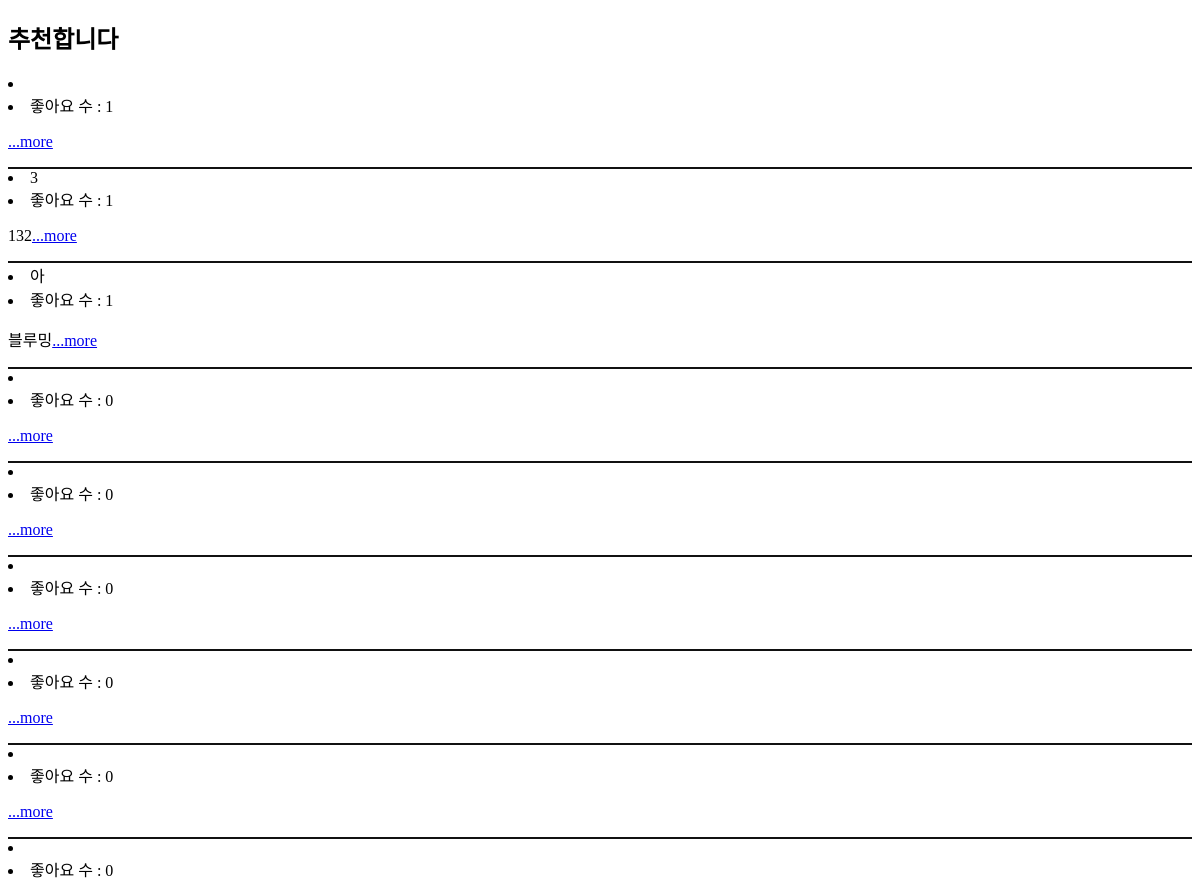
/recommend/ (upper part), run on an earlier commit of the app's database.
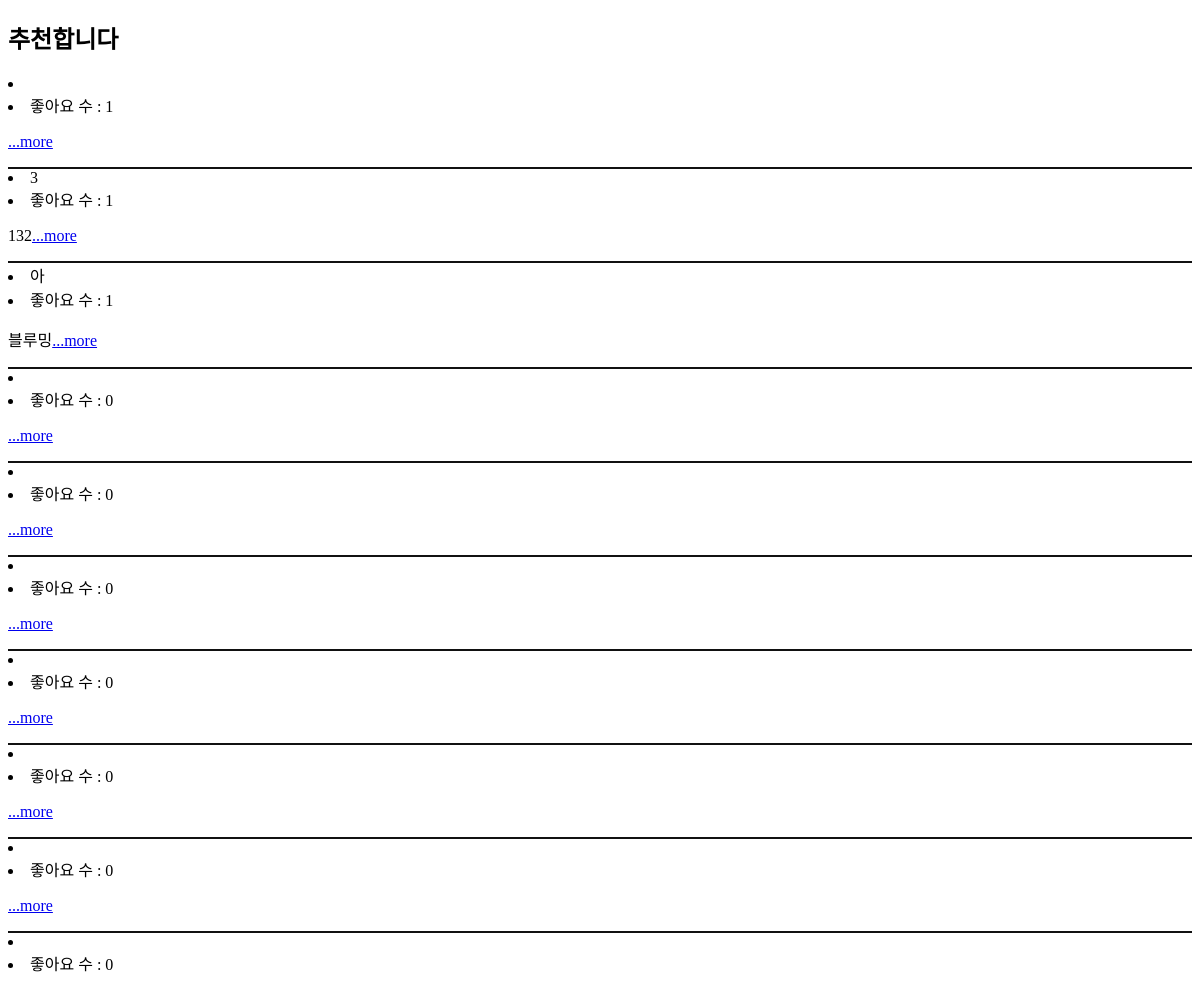
And on a later commit of the database.
### writing/models.py (models this page shows, shortened)
class Blog(models.Model):
    title = models.CharField(max_length = 200)
    money = models.CharField(max_length = 200)
    one_line = models.CharField(max_length = 200)
    image = models.ImageField(null = True, blank = True, upload_to = 'image', default="image/elly.png")
    pub_date=models.DateTimeField(auto_now_add=True)
    seller = models.TextField()
    content = models.TextField()
    content_list = models.TextField()
    count = models.IntegerField(default = 0)
    like_num = models.PositiveIntegerField(default=0, blank=True)

### writing/views.py (the view)
# urls.py: path('recommend/',writing.views.recommend,name="recommend"),
def recommend(request):
    blogs = Blog.objects.all().order_by('-like_num', '-pub_date')
    return render(request, 'recommend.html', {'blogs':blogs})

### writing/templates/recommend.html (shortened to what this page needs)
<!doctype html>
<html lang="en">
<head>
</head>
<body>
{% block contents %}
<h2>추천합니다</h2>
{% for blog in blogs.all %}
<div style="border-bottom:2px solid #111111;">
    <li>{{ blog.title }}</li>
    <li>좋아요 수 : {{blog.like_num }}</li>
    <p> {{blog.content}}<a href="{% url 'detail' blog.id %}">...more</a></p>
</div>
{% endfor %}
{% endblock %}
</body>
</html>

What changed in the data, as far as the page shows it:
added Blog: like_num "0"
